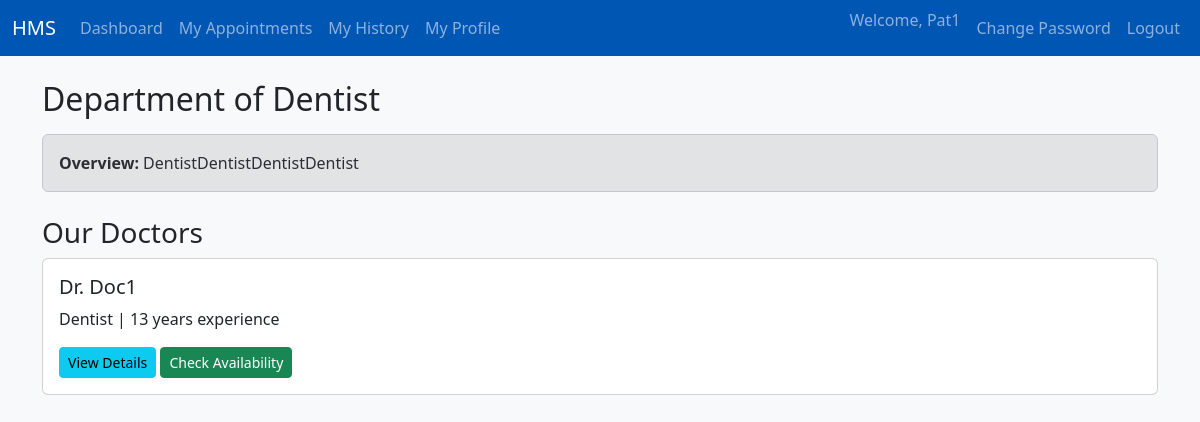
Screenshot of /patient/doctors/1 (signed in) with the database file from the repository.
### models/models.py (models this page shows)
class User(db.Model, UserMixin):
    id = db.Column(db.Integer, primary_key=True)
    username = db.Column(db.String(150), unique=True, nullable=False)
    password = db.Column(db.String(150), nullable=False)
    role = db.Column(db.String(50), nullable=False)
    is_blacklisted = db.Column(db.Boolean, default=False, nullable=False)

class Department(db.Model):
    id = db.Column(db.Integer, primary_key=True)
    name = db.Column(db.String(100), unique=True, nullable=False)
    description = db.Column(db.Text, nullable=True)

class Doctor(db.Model):
    id = db.Column(db.Integer, primary_key=True)
    user_id = db.Column(db.Integer, db.ForeignKey('user.id'), nullable=False)
    name = db.Column(db.String(100), nullable=False)
    specialization_id = db.Column(db.Integer, db.ForeignKey('department.id'), nullable=False)
    availability = db.Column(db.JSON, nullable=True)
    experience = db.Column(db.Integer, nullable=True)
    qualifications = db.Column(db.String(255), nullable=True)
    profile_picture = db.Column(db.String(255), nullable=True, default='default.jpg')
    user = db.relationship('User', backref=db.backref('doctor', uselist=False))
    specialization = db.relationship('Department', backref='doctors')

### controllers/patient_controller.py (the view)
@patient_bp.route('/doctors/<int:department_id>')
def list_doctors(department_id):
    department = Department.query.get_or_404(department_id)
    doctors = Doctor.query.filter_by(specialization_id=department_id).all()
    return render_template('list_doctors.html', doctors=doctors, department=department)

### controllers/patient_controller.py (called while the page is built)
@patient_bp.before_request
@login_required
def check_is_patient():
    if current_user.role != 'patient': return "Unauthorized", 403

### templates/list_doctors.html (shortened to what this page needs)
{% extends "base.html" %}
{% block content %}
<h2>Department of {{ department.name }}</h2>
{% if department.description %}
<div class="alert alert-secondary my-3">
    <strong>Overview:</strong> {{ department.description }}
</div>
{% endif %}
<h3 class="mt-4">Our Doctors</h3>
{% if doctors %}
    {% for doctor in doctors %}
    <div class="card mb-3">
        <div class="card-body">
            <h5 class="card-title">Dr. {{ doctor.name }}</h5>
            <p class="card-text">{{ doctor.specialization.name }} | {{ doctor.experience or 'N/A' }} years experience</p>
            <a href="{{ url_for('patient.doctor_profile', doctor_id=doctor.id) }}" class="btn btn-info btn-sm">View Details</a>
            <a href="{{ url_for('patient.doctor_availability', doctor_id=doctor.id) }}" class="btn btn-success btn-sm">Check Availability</a>
        </div>
    </div>
    {% endfor %}
{% else %}
    <p>There are currently no doctors listed for this department.</p>
{% endif %}
{% endblock %}

### templates/base.html (shortened to what this page needs)
<!DOCTYPE html>
<html lang="en">
<head>
    <link href="https://cdn.jsdelivr.net/npm/bootstrap@5.3.0/dist/css/bootstrap.min.css" rel="stylesheet">
    <link rel="stylesheet" href="{{ url_for('static', filename='css/style.css') }}">
</head>
<body>
    <nav class="navbar navbar-expand-lg navbar-dark bg-primary">
        <div class="container-fluid">
            <a class="navbar-brand" href="{{ url_for('auth.home') }}">HMS</a>
            <div class="collapse navbar-collapse" id="navbarNav">
                <ul class="navbar-nav me-auto mb-2 mb-lg-0">
                    {% if current_user.is_authenticated %}
                        {% if current_user.role == 'admin' %}
                            <li class="nav-item"><a class="nav-link" href="{{ url_for('admin.dashboard') }}">Dashboard</a></li>
                            <li class="nav-item"><a class="nav-link" href="{{ url_for('admin.manage_departments') }}">Departments</a></li>
                            <li class="nav-item"><a class="nav-link" href="{{ url_for('admin.analytics') }}">Analytics</a></li>
                        {% elif current_user.role == 'doctor' %}
                            <li class="nav-item"><a class="nav-link" href="{{ url_for('doctor.dashboard') }}">Dashboard</a></li>
                            <li class="nav-item"><a class="nav-link" href="{{ url_for('doctor.availability') }}">My Availability</a></li>
                        {% elif current_user.role == 'patient' %}
                            <li class="nav-item"><a class="nav-link" href="{{ url_for('patient.dashboard') }}">Dashboard</a></li>
                            <li class="nav-item"><a class="nav-link" href="{{ url_for('patient.my_appointments') }}">My Appointments</a></li>
                            <li class="nav-item"><a class="nav-link" href="{{ url_for('patient.history') }}">My History</a></li>
                            <li class="nav-item"><a class="nav-link" href="{{ url_for('patient.profile') }}">My Profile</a></li>
                        {% endif %}
                    {% endif %}
                </ul>
                <ul class="navbar-nav ms-auto">
                    {% if current_user.is_authenticated %}
                        <li class="nav-item"><span class="navbar-text me-2">Welcome, {{ current_user.username }}</span></li>
                        <li class="nav-item"><a class="nav-link" href="{{ url_for('auth.change_password') }}">Change Password</a></li>
                        <li class="nav-item"><a class="nav-link" href="{{ url_for('auth.logout') }}">Logout</a></li>
                    {% else %}
                        <li class="nav-item"><a class="nav-link" href="{{ url_for('auth.login') }}">Login</a></li>
                        <li class="nav-item"><a class="nav-link" href="{{ url_for('auth.signup') }}">Register</a></li>
                    {% endif %}
                </ul>
            </div>
        </div>
    </nav>
    <div class="container mt-4">
        {% block content %}{% endblock %}
    </div>
</body>
</html>

### static/css/style.css (style rules this page uses)
body { background-color: #f8f9fa; }
.navbar-dark.bg-primary { background-color: #0056b3 !important; }

### rows the page displays
User: username "Pat1"
Department: name "Dentist", description "DentistDentistDentistDentist"
Doctor: name "Doc1", specialization.name "Dentist", experience "13"
